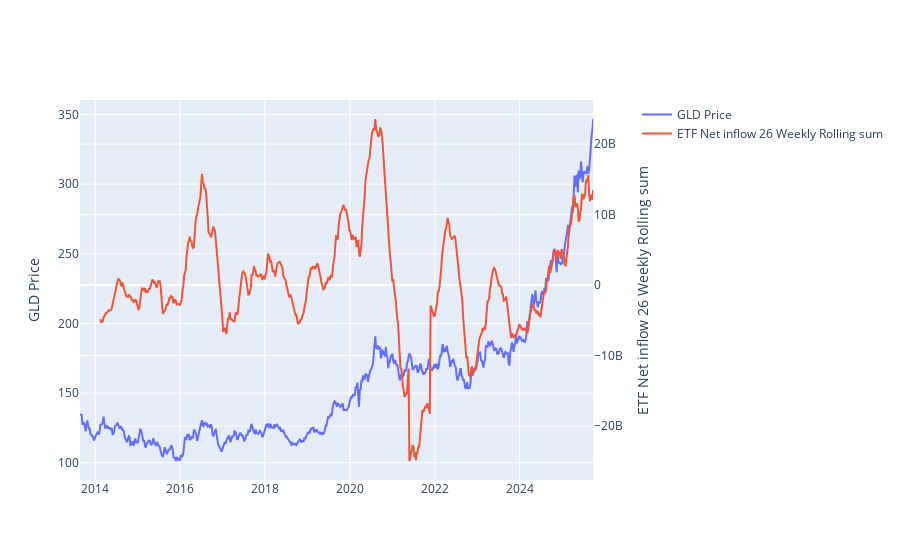

The notebook cell this image was saved under:
### Markdown cell above
Similar to Manged Money OI, ETF inflow closely flow the GLD price

### Code cell
# 1) subplot 
fig = make_subplots(specs=[[{"secondary_y": True}]])

# 2) First y axis
fig.add_trace(
    go.Scatter(x=resampled_df_copy.index, y=resampled_df_copy['GLD'], name="GLD Price"),
    secondary_y=False
)

# 3) Second y axis
fig.add_trace(
    go.Scatter(x=resampled_df_copy.index, y=resampled_df_copy['fundflow'].rolling(26).sum(), name="ETF Net inflow 26 Weekly Rolling sum"),
    secondary_y=True
)

# 4) y axis name
fig.update_yaxes(title_text="GLD Price", secondary_y=False)
fig.update_yaxes(title_text="ETF Net inflow 26 Weekly Rolling sum", secondary_y=True)

fig.show()

### Figure 1 — Plotly figure (JSON) as saved in the notebook; plotly's stock layout.template omitted (floating-point values rounded to 4 significant figures; data arrays with more than 128 entries replaced by an {"elided": "..."} marker saying what was removed)
{"data": [{"name": "GLD Price", "type": "scatter", "x": {"elided": "632 str values"}, "xaxis": "x", "y": {"elided": "632 float values"}, "yaxis": "y"}, {"name": "ETF Net inflow 26 Weekly Rolling sum", "type": "scatter", "x": {"elided": "632 str values"}, "xaxis": "x", "y": {"elided": "632 float values"}, "yaxis": "y2"}], "layout": {"xaxis": {"anchor": "y", "domain": [0, 0.94]}, "yaxis": {"anchor": "x", "domain": [0, 1], "title": {"text": "GLD Price"}}, "yaxis2": {"anchor": "x", "overlaying": "y", "side": "right", "title": {"text": "ETF Net inflow 26 Weekly Rolling sum"}}}}
